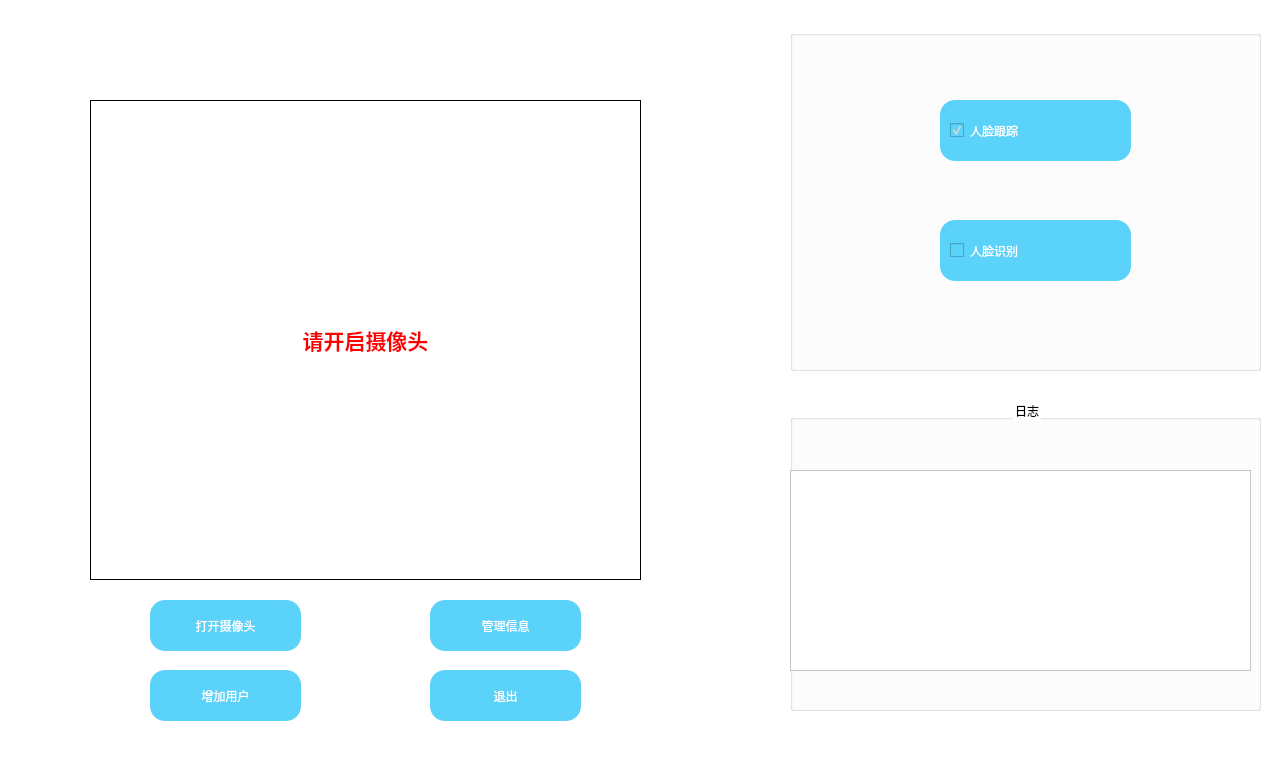
<?xml version="1.0" encoding="UTF-8"?>
<ui version="4.0">
 <class>CoreUI</class>
 <widget class="QMainWindow" name="CoreUI">
  <property name="geometry">
   <rect>
    <x>0</x>
    <y>0</y>
    <width>1280</width>
    <height>768</height>
   </rect>
  </property>
  <property name="windowTitle">
   <string>人脸识别</string>
  </property>
  <property name="styleSheet">
   <string notr="true">background-color: rgb(255, 255, 255);
font: 9pt &quot;Microsoft YaHei UI&quot;;</string>
  </property>
  <widget class="QWidget" name="centralwidget">
   <widget class="QGroupBox" name="logGroupBox">
    <property name="geometry">
     <rect>
      <x>790</x>
      <y>400</y>
      <width>471</width>
      <height>311</height>
     </rect>
    </property>
    <property name="styleSheet">
     <string notr="true">font: &quot;Microsoft YaHei UI&quot;;</string>
    </property>
    <property name="title">
     <string>日志</string>
    </property>
    <property name="alignment">
     <set>Qt::AlignCenter</set>
    </property>
    <widget class="QTextEdit" name="logTextEdit">
     <property name="geometry">
      <rect>
       <x>0</x>
       <y>70</y>
       <width>461</width>
       <height>201</height>
      </rect>
     </property>
    </widget>
   </widget>
   <widget class="QGroupBox" name="systemSettingsGroupBox">
    <property name="geometry">
     <rect>
      <x>790</x>
      <y>30</y>
      <width>471</width>
      <height>341</height>
     </rect>
    </property>
    <property name="title">
     <string/>
    </property>
    <widget class="QCheckBox" name="faceRecognizerCheckBox">
     <property name="enabled">
      <bool>false</bool>
     </property>
     <property name="geometry">
      <rect>
       <x>150</x>
       <y>190</y>
       <width>191</width>
       <height>61</height>
      </rect>
     </property>
     <property name="toolTip">
      <string>数据库未完成初始化，请检查</string>
     </property>
     <property name="toolTipDuration">
      <number>-1</number>
     </property>
     <property name="styleSheet">
      <string notr="true">border-radius: 15px;
background-color: rgb(90, 210, 250);
color: #fefefe;

padding-left:10px;
font: &quot;Microsoft YaHei UI&quot;;


</string>
     </property>
     <property name="text">
      <string>人脸识别</string>
     </property>
    </widget>
    <widget class="QCheckBox" name="faceTrackerCheckBox">
     <property name="enabled">
      <bool>true</bool>
     </property>
     <property name="geometry">
      <rect>
       <x>150</x>
       <y>70</y>
       <width>191</width>
       <height>61</height>
      </rect>
     </property>
     <property name="font">
      <font>
       <family>Microsoft YaHei UI</family>
       <pointsize>9</pointsize>
       <weight>50</weight>
       <italic>false</italic>
       <bold>false</bold>
      </font>
     </property>
     <property name="styleSheet">
      <string notr="true">border-radius: 15px;
background-color: rgb(90, 210, 250);
color: #fefefe;
font: &quot;Microsoft YaHei UI&quot;;
padding-left:10px

</string>
     </property>
     <property name="text">
      <string>人脸跟踪</string>
     </property>
     <property name="checked">
      <bool>true</bool>
     </property>
    </widget>
   </widget>
   <widget class="QLabel" name="realTimeCaptureLabel">
    <property name="geometry">
     <rect>
      <x>90</x>
      <y>100</y>
      <width>551</width>
      <height>480</height>
     </rect>
    </property>
    <property name="styleSheet">
     <string notr="true">font: 12pt &quot;Microsoft JhengHei&quot;;</string>
    </property>
    <property name="frameShape">
     <enum>QFrame::Box</enum>
    </property>
    <property name="text">
     <string>&lt;html&gt;&lt;head/&gt;&lt;body&gt;&lt;p&gt;&lt;span style=&quot; font-size:16pt; font-weight:600; color:#ff0000;&quot;&gt;请开启摄像头&lt;/span&gt;&lt;/p&gt;&lt;/body&gt;&lt;/html&gt;</string>
    </property>
    <property name="alignment">
     <set>Qt::AlignCenter</set>
    </property>
   </widget>
   <widget class="QPushButton" name="exitButton">
    <property name="geometry">
     <rect>
      <x>430</x>
      <y>670</y>
      <width>151</width>
      <height>51</height>
     </rect>
    </property>
    <property name="styleSheet">
     <string notr="true">border-radius: 15px;
background-color: rgb(90, 210, 250);
color: #fefefe;
font: &quot;Microsoft YaHei UI&quot;;</string>
    </property>
    <property name="text">
     <string>退出</string>
    </property>
   </widget>
   <widget class="QPushButton" name="startWebcamButton">
    <property name="geometry">
     <rect>
      <x>150</x>
      <y>600</y>
      <width>151</width>
      <height>51</height>
     </rect>
    </property>
    <property name="cursor">
     <cursorShape>PointingHandCursor</cursorShape>
    </property>
    <property name="styleSheet">
     <string notr="true">border-radius: 15px;
background-color: rgb(90, 210, 250);
color: #fefefe;
font: &quot;Microsoft YaHei UI&quot;;
</string>
    </property>
    <property name="text">
     <string>打开摄像头</string>
    </property>
    <property name="autoDefault">
     <bool>false</bool>
    </property>
    <property name="default">
     <bool>false</bool>
    </property>
    <property name="flat">
     <bool>false</bool>
    </property>
   </widget>
   <widget class="QPushButton" name="openRecordButton">
    <property name="geometry">
     <rect>
      <x>150</x>
      <y>670</y>
      <width>151</width>
      <height>51</height>
     </rect>
    </property>
    <property name="cursor">
     <cursorShape>PointingHandCursor</cursorShape>
    </property>
    <property name="styleSheet">
     <string notr="true">border-radius: 15px;
background-color: rgb(90, 210, 250);
color: #fefefe;
font: &quot;Microsoft YaHei UI&quot;;
</string>
    </property>
    <property name="text">
     <string>增加用户</string>
    </property>
    <property name="autoDefault">
     <bool>false</bool>
    </property>
    <property name="default">
     <bool>false</bool>
    </property>
    <property name="flat">
     <bool>false</bool>
    </property>
   </widget>
   <widget class="QPushButton" name="open">
    <property name="geometry">
     <rect>
      <x>430</x>
      <y>600</y>
      <width>151</width>
      <height>51</height>
     </rect>
    </property>
    <property name="cursor">
     <cursorShape>PointingHandCursor</cursorShape>
    </property>
    <property name="styleSheet">
     <string notr="true">border-radius: 15px;
background-color: rgb(90, 210, 250);
color: #fefefe;
font: &quot;Microsoft YaHei UI&quot;;
</string>
    </property>
    <property name="text">
     <string>管理信息</string>
    </property>
    <property name="autoDefault">
     <bool>false</bool>
    </property>
    <property name="default">
     <bool>false</bool>
    </property>
    <property name="flat">
     <bool>false</bool>
    </property>
   </widget>
  </widget>
  <widget class="QStatusBar" name="statusbar"/>
 </widget>
 <resources/>
 <connections/>
</ui>
